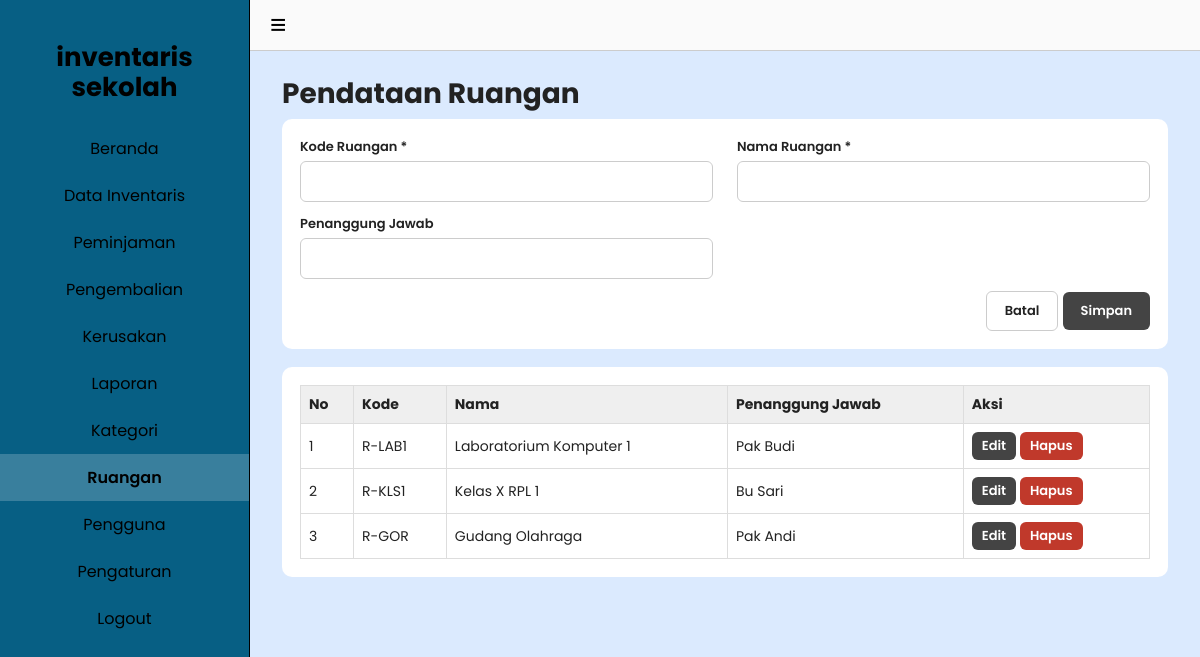
The page /ruangan.php (signed in) on the database its author committed.
### tables this page shows
CREATE TABLE ruangan(id_ruangan INT AUTO_INCREMENT PRIMARY KEY, kode_ruangan VARCHAR(20) NOT NULL UNIQUE, nama_ruangan VARCHAR(100) NOT NULL, penanggung_jawab VARCHAR(255));

### fungsi.php (called while the page is built, shortened)
<?php
$koneksi = mysqli_connect('localhost','inventaris','inventaris_tmp_2026','db_inventaris');
function e($s){return htmlspecialchars((string)$s,ENT_QUOTES);}
function q($sql){global $koneksi;return mysqli_query($koneksi,$sql);}
function semua($sql){$r=q($sql);$o=[];if($r)while($x=mysqli_fetch_assoc($r))$o[]=$x;return $o;}

### ruangan.php (the view, shortened to what this page needs)
<?php require 'fungsi.php';wajib_admin();
$ed=isset($_GET['edit'])?satu("SELECT * FROM ruangan WHERE id_ruangan=".(int)$_GET['edit']):null;
$data=semua("SELECT * FROM ruangan ORDER BY id_ruangan");include 'header.php';?>
<h1>Pendataan Ruangan</h1>
<div class="panel"><form method="post"><input type="hidden" name="id" value="<?=e($ed['id_ruangan']??0)?>"><div class="form2">
<div><label>Kode Ruangan *</label><input name="kode_ruangan" maxlength="20" value="<?=e($ed['kode_ruangan']??'')?>" required></div><div><label>Nama Ruangan *</label><input name="nama_ruangan" value="<?=e($ed['nama_ruangan']??'')?>" required></div>
<div><label>Penanggung Jawab</label><input name="penanggung_jawab" value="<?=e($ed['penanggung_jawab']??'')?>"></div></div>
<div class="kanan"><a class="btn putih" href="ruangan.php">Batal</a> <button name="simpan"><?=$ed?'Ubah':'Simpan'?></button></div></form></div>
<div class="panel"><table><tr><th>No</th><th>Kode</th><th>Nama</th><th>Penanggung Jawab</th><th>Aksi</th></tr>
<?php foreach($data as $i=>$d){?><tr><td><?=$i+1?></td><td><?=e($d['kode_ruangan'])?></td><td><?=e($d['nama_ruangan'])?></td><td><?=e($d['penanggung_jawab'])?></td><td><a class="btn kecil" href="?edit=<?=$d['id_ruangan']?>">Edit</a> <a class="btn kecil merah" href="?hapus=<?=$d['id_ruangan']?>" onclick="return confirm('Hapus data?')">Hapus</a></td></tr><?php }?></table></div>
<?php include 'footer.php';

### style.css (style rules this page uses)
:root { --bg:#dbeafe;--side:#075f84;--biru:#2563eb;--gelap:#444 }
* { box-sizing:border-box }
body { margin:0;font-family:Poppins,Arial,sans-serif;background:var(--bg);display:flex;min-height:100vh;color:#222 }
h1 { font-size:28px;margin:0 0 4px }
.panel { background:#fff;border-radius:10px;padding:18px;margin-bottom:18px;overflow-x:auto }
table { width:100%;border-collapse:collapse;font-size:14px }
th,td { border:1px solid #ddd;padding:8px;text-align:left }
th { background:#efefef }
label { display:block;font-size:13px;font-weight:600 }
input,select,textarea { width:100%;padding:9px;margin:4px 0 12px;border:1px solid #ccc;border-radius:6px;font:inherit;font-size:14px;background:#fff }
.form2 { display:grid;grid-template-columns:1fr 1fr;gap:0 24px }
button,.btn { background:var(--gelap);color:#fff;border:0;padding:9px 18px;border-radius:6px;cursor:pointer;text-decoration:none;font:inherit;font-size:13px;font-weight:600;display:inline-block;width:auto }
.btn.putih { background:#fff;color:#222;border:1px solid #ccc }
.btn.merah { background:#c0392b }
.btn.kecil { padding:4px 10px }
.kanan { text-align:right }

### rows shown on the page
ruangan: kode_ruangan "R-LAB1", nama_ruangan "Laboratorium Komputer 1", penanggung_jawab "Pak Budi"
ruangan: kode_ruangan "R-KLS1", nama_ruangan "Kelas X RPL 1", penanggung_jawab "Bu Sari"
ruangan: kode_ruangan "R-GOR", nama_ruangan "Gudang Olahraga", penanggung_jawab "Pak Andi"

### other values the page prints
$t "Beranda Data Inventaris Peminjaman Pengembalian Kerusakan Laporan Kategori Ruangan Pengguna Pengaturan"
